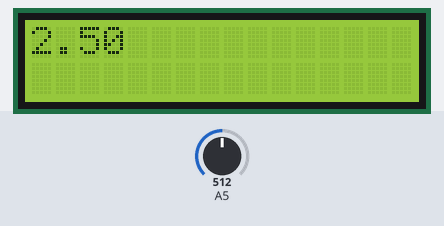
This sketch was run on a simulated Arduino Uno, built with avr-gcc and run on an emulated ATmega328P. Shown: 16×2 character LCD. The test bench sets the inputs (shaded band); at power-on: A5 = 512. What the sketch prints to the serial monitor is not drawn.

Above: at 1.2 s.
1.3 s: A5 set to 716
At 2.2 s:
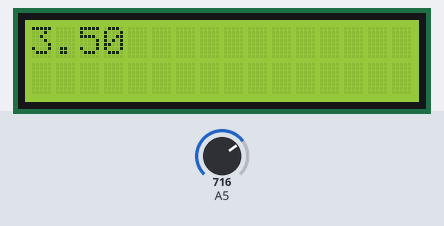
3.0 s: A5 set to 900
At 3.8 s:
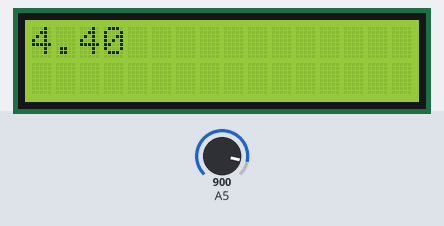
4.6 s: A5 set to 1023
At 5.5 s:
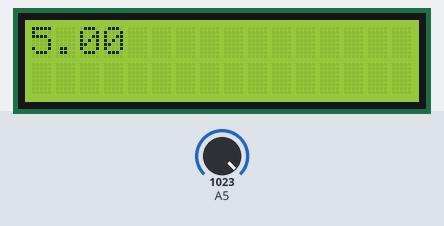
Timing chart, 0 to 7.6 s (numbered marks = the images above; inputs shaded):
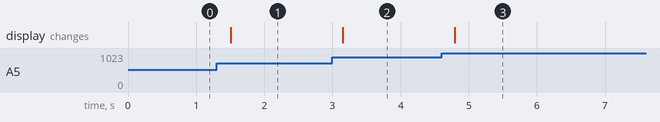

Measured:
- after the input at 1.3 s, the display: changes after 0.21 s (image 1)
- after the input at 3.0 s, the display: changes after 0.15 s (image 2)
- after the input at 4.6 s, the display: changes after 0.20 s (image 3)

The sketch:

voltage-graph-to-lcd.ino
```cpp
#include <LiquidCrystal_I2C.h>

LiquidCrystal_I2C lcd(0x27, 16, 2);

// max = 5V = 1023; min = 0V = 0
// to determine the step size we calculate max divided by 5
// step = 5V/5 = 1V; step= 1023/5 = 204,6

void setup() {
  lcd.init();
  lcd.backlight();

  pinMode(8, INPUT_PULLUP);

  Serial.begin(9600);
}

void loop() {
  int value = analogRead(5);
  double voltage = value / 204.6;
  lcd.setCursor(0, 0);

  Serial.println(value);
  Serial.println(voltage);

  lcd.print(voltage);

  delay(200);
}
```
